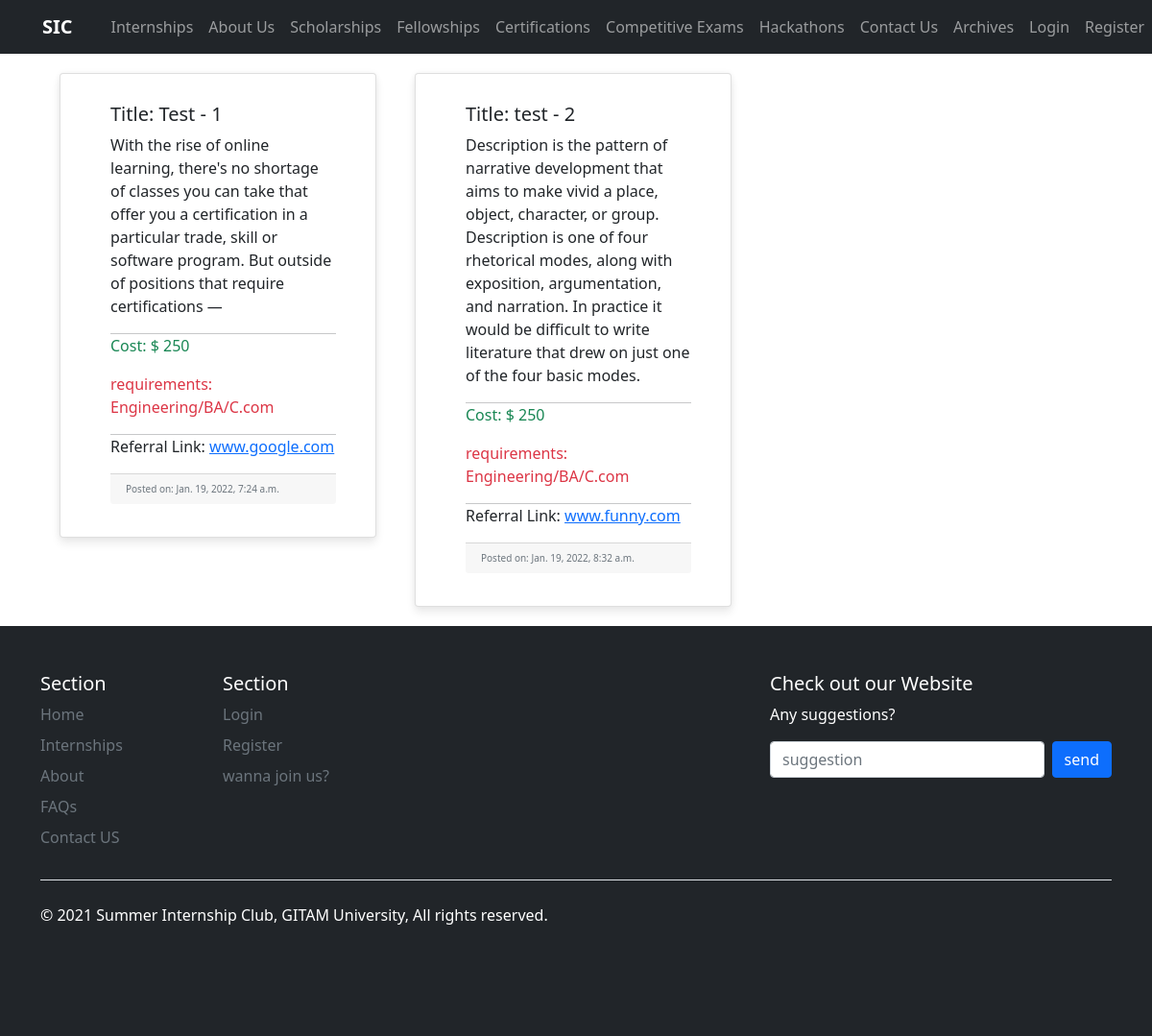
/certifications/, run on an earlier commit of the app's database.
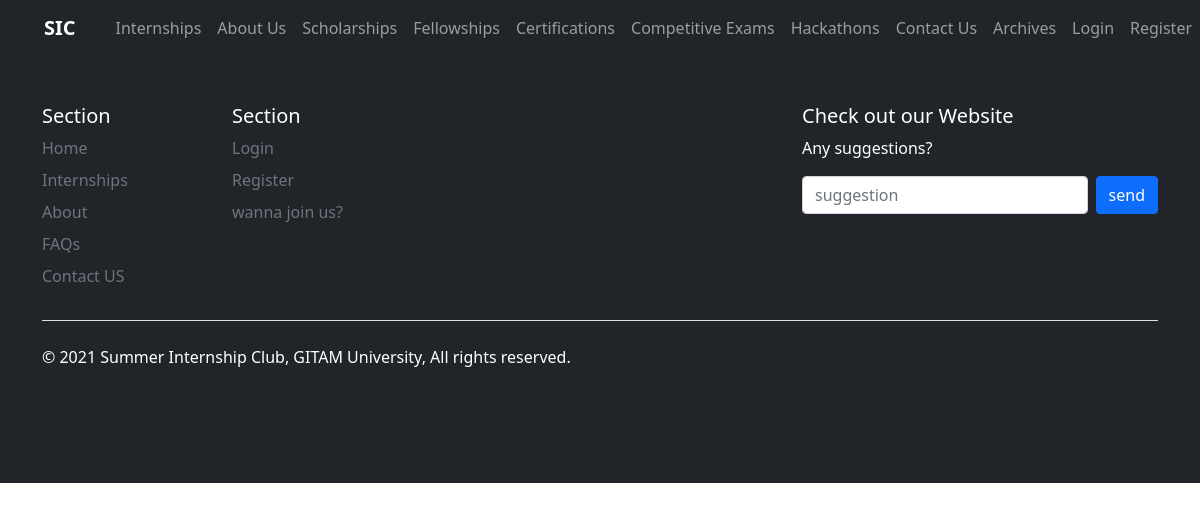
And on a later commit of the database.
### page/models.py (models this page shows, shortened)
class Certifications(models.Model):
    name = models.CharField(max_length=100, blank=False)
    description = models.TextField()
    cost = models.CharField(max_length=10)
    requirements = models.CharField(max_length=50)
    referral_link = models.CharField(max_length=150)
    date_posted = models.DateTimeField(default=timezone.now, blank=False)

### page/views.py (the view)
# urls.py: path('certifications/', views.certifications, name='page-certifications'),
def certifications(request):
    context = {
        'certifications': Certifications.objects.all()
    }
    return render(request, 'page/certifications.html', context)

### page/templates/page/certifications.html (shortened to what this page needs)
{% extends "page/base.html" %}
{% block content %}
{% load static %}
<div class="container">
    <div class="fullcontainer">
        {% for post in certifications %}
        <div class="grid">
            <div class="card">
                <div class="card-body">
                    <h5 class="card-title">Title: {{ post.name }}</h5>
                    <p class="card-text ">{{ post.description }}</p>
                    <hr>
                    <p class="card-text text-success">Cost: {{ post.cost }}</p>
                    <p class="card-text text-danger">requirements: {{ post.requirements }}</p>
                    <hr>
                    <p>Referral Link: <a href=https://{{ post.refer_link }} class="card-link">{{ post.referral_link }}</a>
                    </p>
                    <div class="card-footer text-muted" style="font-size:10px; text-align:left">Posted on: {{ post.date_posted }}
                    </div>
                </div>
            </div>
        </div>
        {% endfor %}
    </div>
</div>
{% endblock content %}

What changed in the data, as far as the page shows it:
removed Certifications: name "Test - 1", description "With the rise of online learning, there's no shortage of classes you can take that offer you a certification in a particular trade, skill or software program. But outside of positions that require certifications —", cost "$ 250", requirements "Engineering/BA/C.com", referral_link "www.google.com", date_posted "Jan. 19, 2022, 7:24 a.m."
removed Certifications: name "test - 2", description "Description is the pattern of narrative development that aims to make vivid a place, object, character, or group. Description is one of four rhetorical modes, along with exposition, argumentation, and narration. In practice it would be difficult to write literature that drew on just one of the four basic modes.", cost "$ 250", requirements "Engineering/BA/C.com", referral_link "www.funny.com", date_posted "Jan. 19, 2022, 8:32 a.m."
